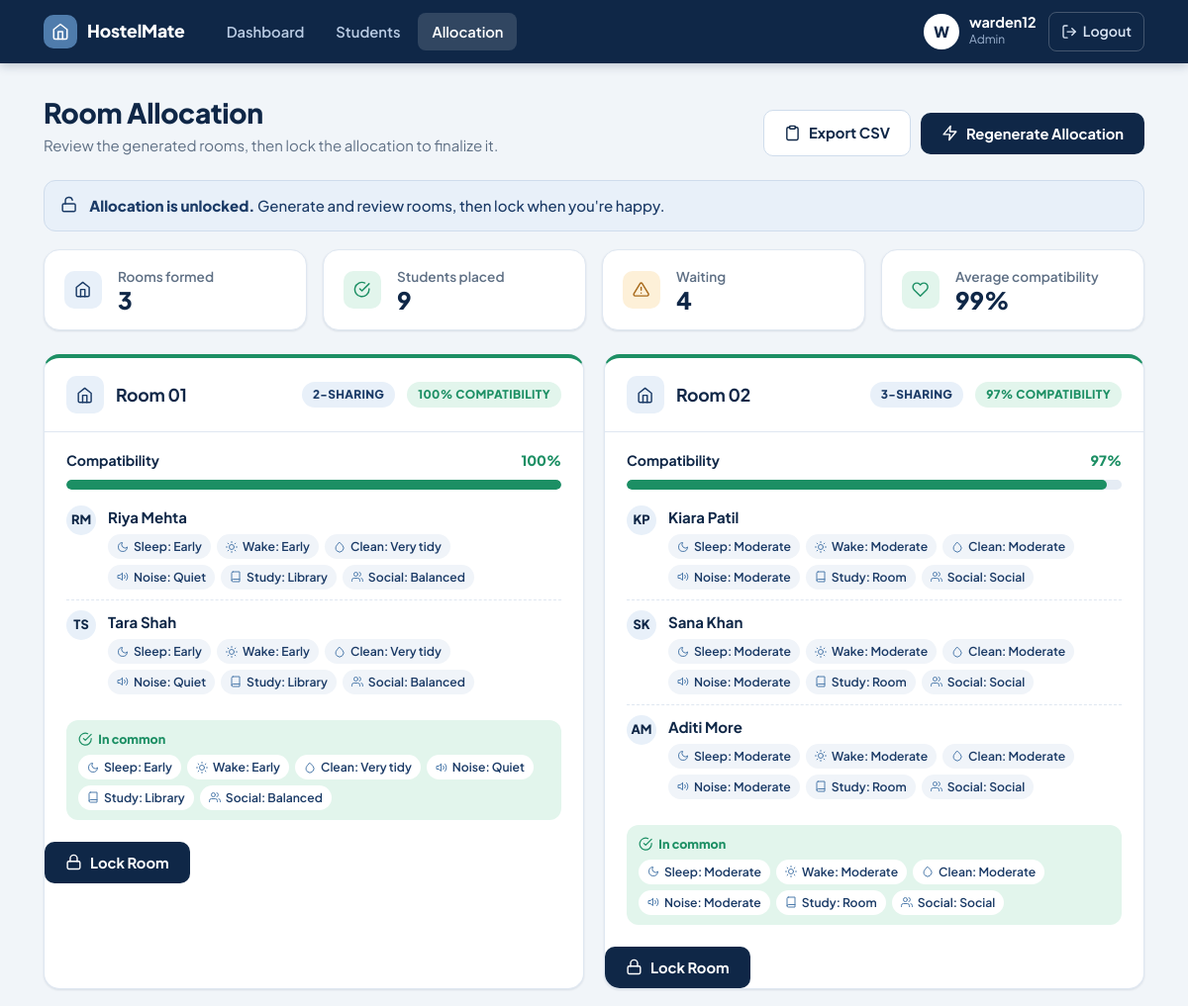
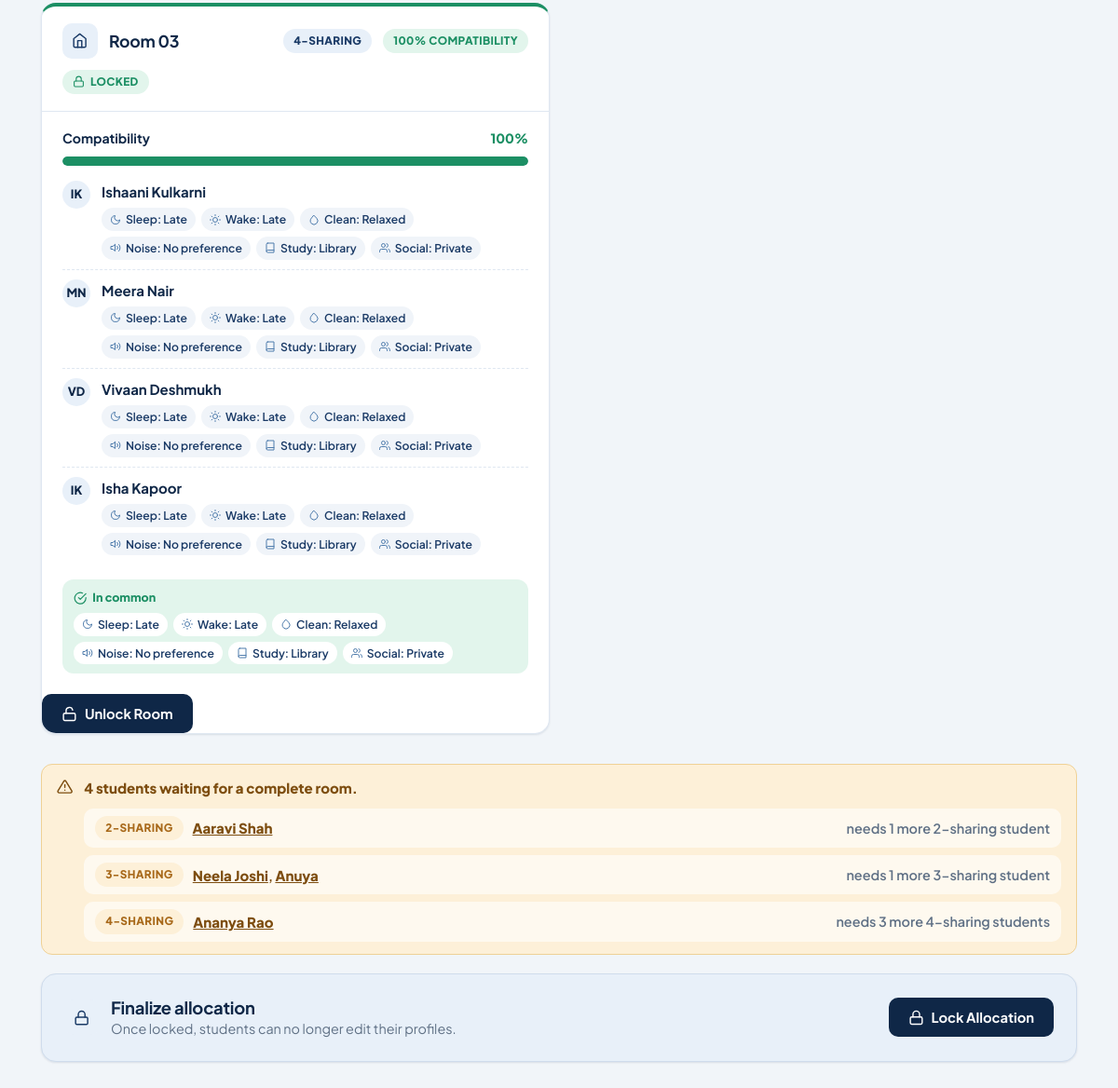
/allocate (signed in), run on the app's committed database (2 pictures, top to bottom).
### tables this page shows
CREATE TABLE allocation_results (
            id INTEGER PRIMARY KEY AUTOINCREMENT,

            room_number INTEGER NOT NULL,

            room_size TEXT NOT NULL,

            avg_compatibility INTEGER NOT NULL,

            student_id INTEGER NOT NULL, locked INTEGER NOT NULL DEFAULT 0,

            FOREIGN KEY (student_id)
                REFERENCES students(id)
                ON DELETE CASCADE
        );

CREATE TABLE students (
            id INTEGER PRIMARY KEY AUTOINCREMENT,
            name TEXT NOT NULL,
            sleep_schedule TEXT NOT NULL,
            wake_schedule TEXT NOT NULL,
            study_habits TEXT NOT NULL,
            cleanliness TEXT NOT NULL,
            noise_tolerance TEXT NOT NULL,
            social_preference TEXT NOT NULL,
            guest_frequency TEXT NOT NULL,
            food_preference TEXT NOT NULL,
            study_hours TEXT NOT NULL,
            sleeping_environment TEXT NOT NULL,
            room_size TEXT NOT NULL,            -- '2', '3', or '4'
            preferred_roommates TEXT DEFAULT ''  -- comma-separated student ids
        , user_id INTEGER, age INTEGER, branch TEXT, phone TEXT, email TEXT, language_preference TEXT, mother_tongue TEXT, religion TEXT);

### app.py (the view)
@app.route("/allocate")
@admin_required
def allocate():
    all_students = db.get_all_students()
    allocated_ids = db.get_allocated_student_ids()
    return render_template(
        "allocate.html",
        rooms=db.get_allocation(),
        waiting=[s for s in all_students if s["id"] not in allocated_ids],
        stats=build_stats(all_students),
        allocation_locked=db.is_allocation_locked(),
    )

### app.py (called while the page is built)
def get_csrf_token():
    if "_csrf" not in session:
        session["_csrf"] = secrets.token_hex(16)
    return session["_csrf"]

@app.context_processor
def inject_globals():
    pending = db.is_allocation_locked() and not db.has_allocation()
    return {"labels": FIELD_LABELS, "allocation_pending": pending}

@app.template_filter("initials")
def initials(name):
    parts = (name or "?").split()
    return "".join(p[0] for p in parts[:2]).upper()

@app.before_request
def csrf_protect():
    if request.method == "POST":
        sent = request.form.get("_csrf", "")
        expected = session.get("_csrf", "")
        if not expected or not hmac.compare_digest(sent, expected):
            abort(400)

def _role_required(role):
    def decorator(view):
        @wraps(view)
        def wrapped(*args, **kwargs):
            if "user_id" not in session:
                flash("Please log in to continue.", "error")
                return redirect(url_for("login"))
            if session.get("role") != role:
                flash(f"{role.title()} access required.", "error")
                return redirect(url_for("index"))
            return view(*args, **kwargs)
        return wrapped
    return decorator

def build_stats(students):
    allocated = db.get_allocated_student_ids()
    sizes = Counter(s["room_size"] for s in students)
    return {
        "total": len(students),
        "allocated": len(allocated),
        "waiting": len(students) - len(allocated),
        "by_size": {size: sizes.get(size, 0) for size in ("2", "3", "4")},
    }

### db.py (called while the page is built)
def get_connection():
    conn = sqlite3.connect(DB_NAME)
    conn.row_factory = sqlite3.Row
    conn.execute("PRAGMA foreign_keys = ON")
    return conn

def get_all_students():
    conn = get_connection()
    rows = conn.execute(
        """
        SELECT *
        FROM students
        ORDER BY id
        """
    ).fetchall()
    conn.close()
    return rows

def is_allocation_locked():
    conn = get_connection()
    row = conn.execute(
        """
        SELECT setting_value
        FROM app_settings
        WHERE setting_name = 'allocation_locked'
        """
    ).fetchone()
    conn.close()
    if row is None:
        return False
    return row["setting_value"] == "1"

### templates/allocate.html (shortened to what this page needs)
{% extends "base.html" %}
{% from "_macros.html" import icon, csrf, tone %}
{% set trait_fields = [
    ('sleep_schedule', 'moon', 'Sleep'),
    ('wake_schedule', 'sun', 'Wake'),
    ('cleanliness', 'clean', 'Clean'),
    ('noise_tolerance', 'noise', 'Noise'),
    ('study_habits', 'book', 'Study'),
    ('social_preference', 'users', 'Social')
] %}
{% block content %}
<div class="page-head">
    <div>
        <h1>Room Allocation</h1>
        <p>Review the generated rooms, then lock the allocation to finalize it.</p>
    </div>
    <div class="page-actions">
        {% if rooms %}<a class="btn btn-outline" href="{{ url_for('export_allocation') }}">{{ icon('clipboard') }} Export CSV</a>{% endif %}
        {% if allocation_locked %}
            {% if allocation_pending and stats.total >= 2 %}
            <form method="POST" action="{{ url_for('generate_allocation') }}" class="inline-form">
                {{ csrf() }}<button type="submit" class="btn">{{ icon('zap') }} Generate New Allocation</button>
            </form>
            {% endif %}
            <form method="POST" action="{{ url_for('unlock_allocation') }}" class="inline-form">
                {{ csrf() }}<button type="submit" class="btn btn-danger">{{ icon('unlock') }} Unlock Allocation</button>
            </form>
        {% else %}
            <form method="POST" action="{{ url_for('generate_allocation') }}" class="inline-form">
                {{ csrf() }}<button type="submit" class="btn">{{ icon('zap') }} {{ 'Regenerate Allocation' if rooms else 'Generate Allocation' }}</button>
            </form>
        {% endif %}
    </div>
</div>
{% if allocation_pending %}
    <div class="alert alert-warning">{{ icon('alert') }}<div><strong>New allocation needed.</strong> A student registered after the allocation was locked, so the old allocation was cleared. Existing students stay locked out of editing. Generate a new allocation to include all {{ stats.total }} registered students.</div></div>
{% elif allocation_locked %}
    <div class="alert alert-danger">{{ icon('lock') }}<div><strong>Allocation is locked.</strong> Students can no longer edit their profiles. Unlock to make changes.</div></div>
{% else %}
    <div class="alert alert-info">{{ icon('unlock') }}<div><strong>Allocation is unlocked.</strong> Generate and review rooms, then lock when you're happy.</div></div>
{% endif %}
{% if rooms %}
<div class="summary-strip">
    <div class="card stat-card"><span class="chip-icon">{{ icon('home') }}</span><div><div class="stat-label">Rooms formed</div><div class="stat-value">{{ rooms|length }}</div></div></div>
    <div class="card stat-card"><span class="chip-icon success">{{ icon('check-circle') }}</span><div><div class="stat-label">Students placed</div><div class="stat-value">{{ stats.allocated }}</div></div></div>
    <div class="card stat-card"><span class="chip-icon {{ 'warning' if stats.waiting else '' }}">{{ icon('alert') }}</span><div><div class="stat-label">Waiting</div><div class="stat-value">{{ stats.waiting }}</div></div></div>
    {% set avg = ((rooms|sum(attribute='avg_compatibility')) / (rooms|length))|round|int %}
    <div class="card stat-card {{ tone(avg) }}"><span class="chip-icon success">{{ icon('heart') }}</span><div><div class="stat-label">Average compatibility</div><div class="stat-value">{{ avg }}%</div></div></div>
</div>
<div class="grid grid-2">
    {% for room in rooms %}
    {% set pct = room.avg_compatibility %}
    <article class="card room-card {{ tone(pct) }}">
        <div class="room-top">
    <span class="chip-icon">{{ icon('home') }}</span>
    <h3>Room {{ '%02d'|format(room.room_number) }}</h3>
    <span class="badge">{{ room.room_size }}-SHARING</span>
    <span class="badge {{ 'badge-success' if pct >= 75 else ('badge-warning' if pct >= 50 else 'badge-danger') }}">
        {{ pct }}% COMPATIBILITY
    </span>
    {% if room.locked %}
        <span class="badge badge-success">{{ icon('lock') }} LOCKED</span>
    {% endif %}
</div>
        <div class="room-body">
            <div class="room-compat">
                <div class="label"><span>Compatibility</span><span class="pct">{{ pct }}%</span></div>
                <div class="progress {{ tone(pct) }}"><span style="width: {{ pct }}%"></span></div>
            </div>
            <div>
                {% for m in room.members %}
                <div class="room-member">
                    <span class="avatar avatar-sm">{{ m.name|initials }}</span>
                    <div class="grow">
                        <div class="name">{{ m.name }}</div>
                        <div class="tag-row">
                            {% for f, ic, lab in trait_fields %}
                                <span class="tag">{{ icon(ic) }} {{ lab }}: {{ m[f] }}</span>
                            {% endfor %}
                        </div>
                    </div>
                </div>
                {% endfor %}
            </div>
            {% set common = [] %}
            {% for f, ic, lab in trait_fields %}
                {% if room.members|map(attribute=f)|unique|list|length == 1 %}
                    {% set _ = common.append((ic, lab, room.members[0][f])) %}
                {% endif %}
            {% endfor %}
            {% if common %}
            <div class="shared-traits">
                <div class="t">{{ icon('check-circle') }} In common</div>
                <div class="tag-row">
                    {% for ic, lab, val in common %}<span class="tag">{{ icon(ic) }} {{ lab }}: {{ val }}</span>{% endfor %}
                </div>
            </div>
            {% endif %}
        </div>
    {% if not allocation_locked %}
    <div class="room-actions">
        {% if room.locked %}
            <form method="POST"
                  action="{{ url_for('unlock_room', room_number=room.room_number) }}"
                  class="inline-form"
                  onsubmit="return confirm('Unlock Room {{ room.room_number }}? Its students can be included in the next allocation.');">
                <button type="submit" class="btn btn-outline">
                    {{ icon('unlock') }} Unlock Room
                </button>
            </form>
        {% else %}
            <form method="POST"
                  action="{{ url_for('lock_room', room_number=room.room_number) }}"
                  class="inline-form"
                  onsubmit="return confirm('Lock Room {{ room.room_number }}? These students will stay together in the next allocation.');">
                <button type="submit" class="btn btn-success">
                    {{ icon('lock') }} Lock Room
                </button>
            </form>
        {% endif %}
    </div>
{% endif %}
    </article>
    {% endfor %}
</div>
{% endif %}
{% if rooms %}
<section class="mt-lg">
    {% if waiting %}
    <div class="alert alert-warning">
        {{ icon('alert') }}
        <div style="flex:1">
            <strong>{{ waiting|length }} student{{ 's' if waiting|length != 1 }} waiting for a complete room.</strong>
            <ul class="warning-list">
                {% for size, group in waiting|groupby('room_size') %}
                <li>
                    <span class="badge badge-warning">{{ size }}-SHARING</span>
                    <span class="grow">{% for w in group %}<a href="{{ url_for('admin_student_profile', student_id=w.id) }}">{{ w.name }}</a>{{ ', ' if not loop.last }}{% endfor %}</span>
                    {% if group|length < size|int %}<span class="hint">needs {{ size|int - group|length }} more {{ size }}-sharing student{{ 's' if size|int - group|length != 1 }}</span>{% endif %}
                </li>
                {% endfor %}
            </ul>
        </div>
    </div>
    {% else %}
    <div class="alert alert-success">{{ icon('check-circle') }}<div><strong>All students are placed.</strong> Everyone who registered has a complete room.</div></div>
    {% endif %}
    {% if not allocation_locked %}
    <div class="card finalize mt">
        <div class="card-head" style="margin-bottom:0">
            <span class="chip-icon">{{ icon('lock') }}</span>
            <div class="grow"><h2>Finalize allocation</h2><p class="hint">Once locked, students can no longer edit their profiles.</p></div>
            <form method="POST" action="{{ url_for('lock_allocation') }}" class="inline-form"
                  onsubmit="return confirm('Lock the allocation? Students will no longer be able to edit their profiles.');">
                {{ csrf() }}<button type="submit" class="btn btn-success">{{ icon('lock') }} Lock Allocation</button>
            </form>
        </div>
    </div>
    {% endif %}
</section>
{% endif %}
{% endblock %}

### templates/_macros.html (shortened to what this page needs)
{% macro icon(name, size=none) -%}
<svg class="icon" xmlns="http://www.w3.org/2000/svg" viewBox="0 0 24 24" fill="none" stroke="currentColor" stroke-width="2" stroke-linecap="round" stroke-linejoin="round" aria-hidden="true"{% if size %} width="{{ size }}" height="{{ size }}" style="width:{{ size }}px;height:{{ size }}px"{% endif %}>{{ paths[name]|safe }}</svg>
{%- endmacro %}
{% macro tone(pct) -%}
{{ 'tone-high' if pct >= 75 else ('tone-mid' if pct >= 50 else 'tone-low') }}
{%- endmacro %}

### data on the page
allocation_results: name|initials "RM", name "Riya Mehta", trait_fields "Sleep" "Wake" "Clean" "Noise" "Study" "Social", sleep_schedule "Early" "Early" "Very tidy" "Quiet" "Library" "Balanced", lab "Sleep", sleep_schedule "Early", lab "Wake", wake_schedule "Early", lab "Clean", cleanliness "Very tidy", lab "Noise", noise_tolerance "Quiet", lab "Study", study_habits "Library", lab "Social", social_preference "Balanced"
allocation_results: name|initials "TS", name "Tara Shah", trait_fields "Sleep" "Wake" "Clean" "Noise" "Study" "Social", sleep_schedule "Early" "Early" "Very tidy" "Quiet" "Library" "Balanced"
allocation_results: name|initials "KP", name "Kiara Patil", trait_fields "Sleep" "Wake" "Clean" "Noise" "Study" "Social", sleep_schedule "Moderate" "Moderate" "Moderate" "Moderate" "Room" "Social", lab "Sleep", sleep_schedule "Moderate", lab "Wake", wake_schedule "Moderate", lab "Clean", cleanliness "Moderate", lab "Noise", noise_tolerance "Moderate", lab "Study", study_habits "Room", lab "Social", social_preference "Social"
allocation_results: name|initials "SK", name "Sana Khan", trait_fields "Sleep" "Wake" "Clean" "Noise" "Study" "Social", sleep_schedule "Moderate" "Moderate" "Moderate" "Moderate" "Room" "Social"
allocation_results: name|initials "AM", name "Aditi More", trait_fields "Sleep" "Wake" "Clean" "Noise" "Study" "Social", sleep_schedule "Moderate" "Moderate" "Moderate" "Moderate" "Room" "Social"
allocation_results: name|initials "IK", name "Ishaani Kulkarni", trait_fields "Sleep" "Wake" "Clean" "Noise" "Study" "Social", sleep_schedule "Late" "Late" "Relaxed" "No preference" "Library" "Private", lab "Sleep", sleep_schedule "Late", lab "Wake", wake_schedule "Late", lab "Clean", cleanliness "Relaxed", lab "Noise", noise_tolerance "No preference", lab "Study", study_habits "Library", lab "Social", social_preference "Private"
allocation_results: name|initials "MN", name "Meera Nair", trait_fields "Sleep" "Wake" "Clean" "Noise" "Study" "Social", sleep_schedule "Late" "Late" "Relaxed" "No preference" "Library" "Private"
allocation_results: name|initials "VD", name "Vivaan Deshmukh", trait_fields "Sleep" "Wake" "Clean" "Noise" "Study" "Social", sleep_schedule "Late" "Late" "Relaxed" "No preference" "Library" "Private"
allocation_results: name|initials "IK", name "Isha Kapoor", trait_fields "Sleep" "Wake" "Clean" "Noise" "Study" "Social", sleep_schedule "Late" "Late" "Relaxed" "No preference" "Library" "Private"
students: name "Aaravi Shah"
students: name "Neela Joshi", last ","
students: name "Anuya"
students: name "Ananya Rao"

### other printed values
{{ session.get("username", "?")|initials }} "W"
{{ session.get("username") }} "warden12"
{{ role|capitalize }} "Admin"
{{ 'Regenerate Allocation' if rooms else 'Generate Allocation' }} "Regenerate Allocation"
{{ rooms|length }} "3"
{{ stats.allocated }} "9"
{{ stats.waiting }} "4"
{{ avg }} "99"
{{ '%02d'|format(room.room_number) }} "01" "02" "03"
{{ room.room_size }} "2" "3" "4"
{{ pct }} "100" "97" "100"
{{ waiting|length }} "4"
{{ 's' if waiting|length != 1 }} "s"
{{ size }} "2" "3" "4"
{{ size|int - group|length }} "1" "1" "3"
